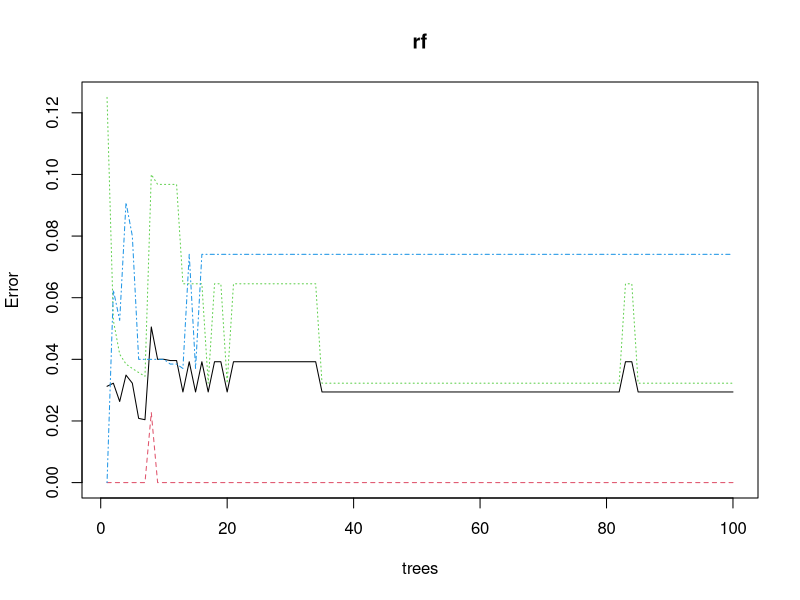
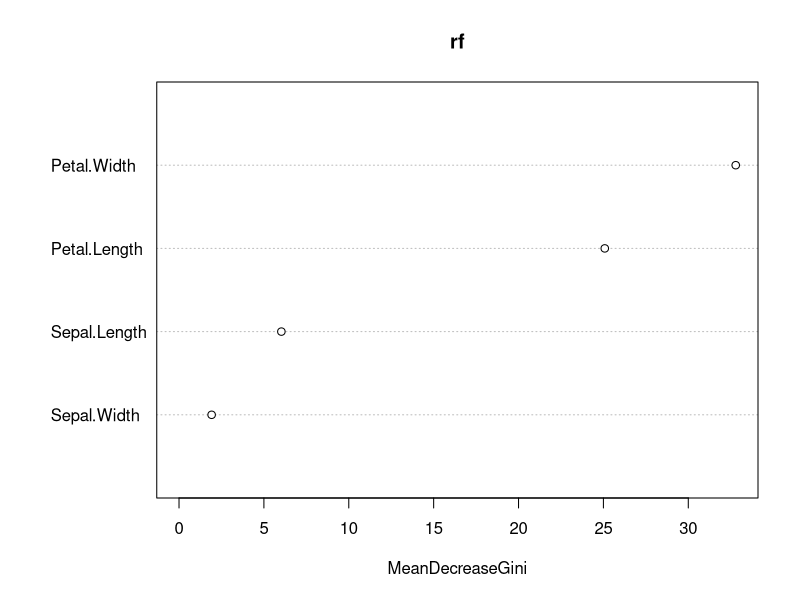

Write R code to recreate these figures, in order. (Note: this script raises an error after producing the figures.)
# This famous (Fisher's or Anderson's) iris data set gives the measurements in centimeters of the variables sepal length 
# and width and petal length and width, respectively, for 50 flowers from each of 3 species of iris. 
# The species are Iris setosa, versicolor, and virginica.

library(datasets) # iris dataset
library(randomForest) # tree method
library(ggplot2)
library(caret)

str(iris) # compactly display the internal STRucture of an R object, a diagnostic function and an alternative to "summary"
summary(iris)

ind <- sample(2,nrow(iris),replace=TRUE,prob=c(0.7,0.3))
trainData = iris[ind==1,]
testData = iris[ind==2,]

rf <- randomForest(Species ~., data = trainData, ntree=100, proximity=TRUE)
table(predict(rf),trainData$Species)
print(rf)
attributes(rf)
plot(rf)
 
# importance of variables 
importance(rf)
varImpPlot(rf)

# test
irisPred <- predict(rf, newdata=testData)
table(irisPred,testData$Species)
plot(margin(rf,testData$Species))

# caret method
inTrain <- createDataPartition(y=iris$Species,p=0.7,list=FALSE)
training <- iris[inTrain,]
testing <- iris[-inTrain,]
modFit <- train(Species~.,data=training,method="rf",prox=TRUE)
modFit
getTree(modFit$finalModel,k=2)
pred <- predict(modFit,testing)
table(pred,testing$Species)
